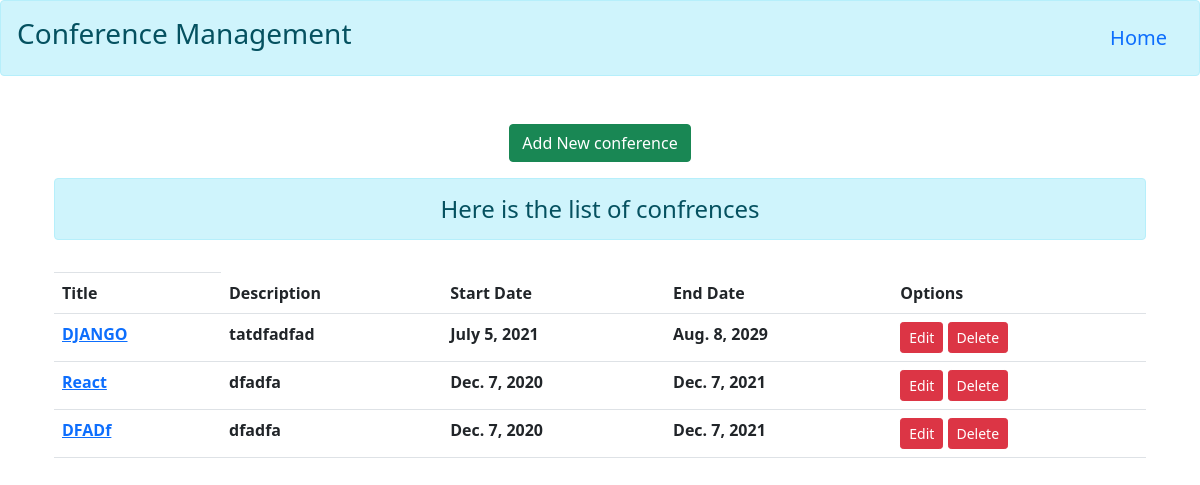
The app's page /, older data.
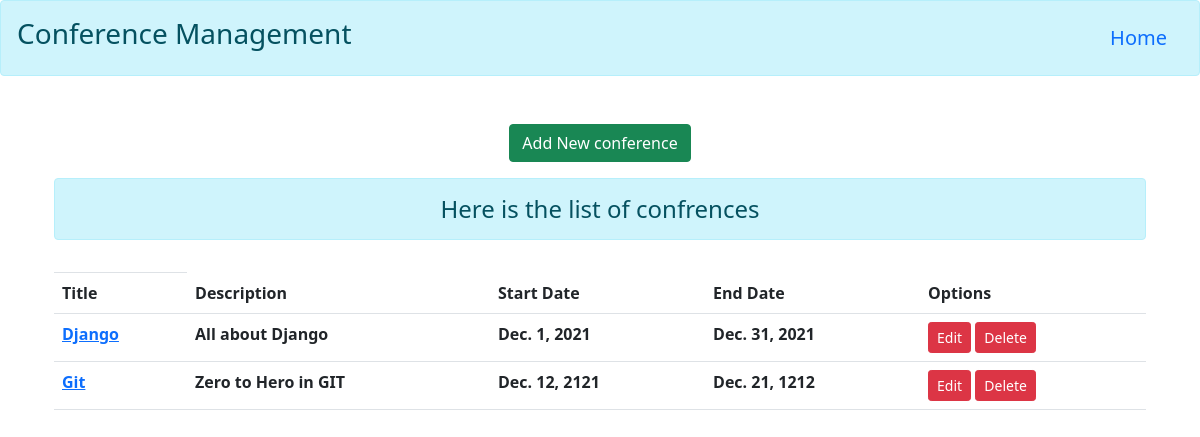
The same page, newer data.
### myapp/models.py (models this page shows)
class ConferenceModel(models.Model):
    conference_title = models.TextField(null=False,primary_key=True)
    conference_description = models.CharField(max_length=1000,null=False)
    conference_start_date = models.DateField(null=False)
    conference_end_date = models.DateField(null=False)

### myapp/views.py (the view)
# urls.py: path('',views.conferenceView,name='conference'),
def conferenceView(request):
    if request.method == 'POST':
        conferenceform = ConferenceForm(request.POST)
        if conferenceform.is_valid():
            conferenceform.save()
            conferenceform = ConferenceForm()
    else:
        conferenceform = ConferenceForm()
    conference = ConferenceModel.objects.all()
    return render(request,'myapp/conference.html',{'conference':conference,'conferenceform':conferenceform})

### myapp/forms.py
class ConferenceForm(forms.ModelForm):
    class Meta:
        model = ConferenceModel
        fields = ['conference_title','conference_description','conference_start_date','conference_end_date']
        widgets = {
            'conference_title' : forms.TextInput(attrs={'class':'form-control '}),
            'conference_description' : forms.TextInput(attrs={'class':'form-control'}),
            'conference_start_date' : forms.TextInput(attrs={'class':'form-control','placeholder':'YYYY-MM-DD'}),
            'conference_end_date' : forms.TextInput(attrs={'class':'form-control','placeholder':'YYYY-MM-DD'})
        }

### myapp/templates/myapp/conference.html (shortened to what this page needs)
{% extends 'myapp/base.html' %}
{% block content %}
<div class="text-center">
    <button class="btn btn-success col" type="button" data-bs-toggle="offcanvas" data-bs-target="#offcanvasRight" aria-controls="offcanvasRight">Add New conference</button>
</div>
<div class="container mt-3">
    <h4 class="alert alert-info text-center">
        Here is the list of confrences
    </h4>
    <table class="table table-hover">
        <th class="thead-dark">
            <tr>
                <th scope="col">Title</th>
                <th scope="col">Description</th>
                <th scope="col">Start Date</th>
                <th scope="col">End Date</th>
                <th scope="col">Options</th>
            </tr>
        </th>
            {% for conferences in conference %}
            <tr>
                <th scope="col"><a href="{% url 'talks' conferences.conference_title %}">{{conferences.conference_title}}</a></th>
                <th scope="col">{{conferences.conference_description}}</th>
                <th scope="col">{{conferences.conference_start_date}}</th>
                <th scope="col">{{conferences.conference_end_date}}</th>
                <td>
                    <a href="{% url 'conferenceedit' conferences.conference_title %}" class="btn btn-danger btn-sm">Edit</a>
                    <form action="{% url 'conferencedelete' conferences.conference_title %}" method="POST" class="d-inline">
                        <input type="submit" value="Delete" class="btn btn-danger btn-sm">
                    </form>
                </td>
            </tr>
            {% endfor %}
    </table>
</div>
{% endblock content %}

Row changes from the older to the newer data that the page shows:
removed ConferenceModel: conference_title "DJANGO", conference_description "tatdfadfad", conference_start_date "July 5, 2021", conference_end_date "Aug. 8, 2029"
removed ConferenceModel: conference_title "React", conference_description "dfadfa", conference_start_date "Dec. 7, 2020", conference_end_date "Dec. 7, 2021"
removed ConferenceModel: conference_title "DFADf", conference_description "dfadfa", conference_start_date "Dec. 7, 2020", conference_end_date "Dec. 7, 2021"
added ConferenceModel: conference_title "Django", conference_description "All about Django", conference_start_date "Dec. 1, 2021", conference_end_date "Dec. 31, 2021"
added ConferenceModel: conference_title "Git", conference_description "Zero to Hero in GIT", conference_start_date "Dec. 12, 2121", conference_end_date "Dec. 21, 1212"
